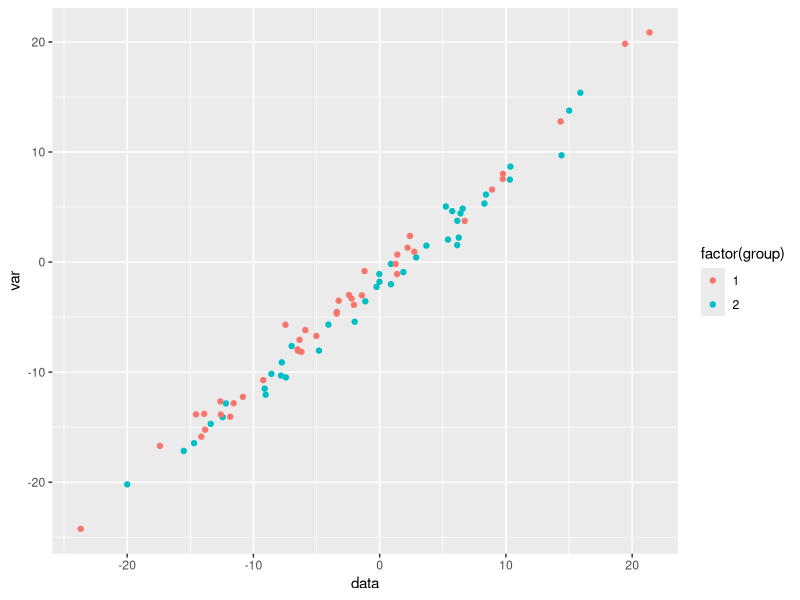

Source code (R):
## ---- chunk 1
knitr::opts_chunk$set(echo=FALSE, message=FALSE, warning=FALSE)
knitr::knit_hooks$set(resize = function(before,
                                        options, envir) {
    if (before) {
      return('\\resizebox{\\textwidth}{!}{')
    } else {
      return('}')
    }
})
## ---- chunk 2
library(dplyr)
library(knitr)
library(broom)
library(ggplot2)
## ---- chunk 3
N = 40
df = tibble(group=rep(1:2,N), var=rnorm(2*N,0,10)) %>% mutate(data=rnorm(n(), group)+var)
df %>% head %>% kable
## ---- chunk 4
tt.o = t.test(subset(df, group==1)$data, subset(df, group==2)$data)
tt.o %>% tidy %>% kable(format='latex')
## ---- chunk 5
library(broom)
lm(group ~ data + var, data=df) %>% tidy %>% kable
## ---- chunk 6
library(ggplot2)
ggplot(df, aes(x=data, y=var, colour=factor(group))) + geom_point()
